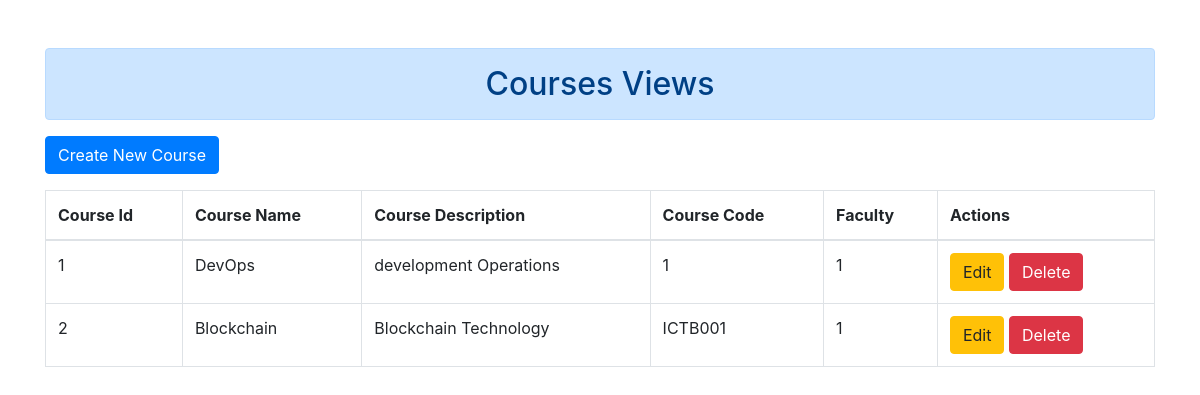
Page /backend/courses_form/view_course.php on the committed database.
### tables this page shows
CREATE TABLE `courses` (
  `course_id` int(11) NOT NULL,
  `course_name` varchar(100) NOT NULL,
  `course_description` text,
  `course_code` varchar(20) NOT NULL,
  `faculty_id` int(11) DEFAULT NULL
);

### backend/courses_form/view_course.php (the view, shortened to what this page needs)
<?php
include 'db_connection.php';
$results_per_page = 5;
if (!isset($_GET['page'])) {
    $page = 1;
} else {
    $page = $_GET['page'];
}
$start_from = ($page-1) * $results_per_page;
$sql = "SELECT * FROM courses LIMIT $start_from, $results_per_page";
$result = $conn->query($sql);
?>
<!DOCTYPE html>
<html lang="en">
<head>
    <link href="https://stackpath.bootstrapcdn.com/bootstrap/4.5.2/css/bootstrap.min.css" rel="stylesheet">
</head>
<body>
    <div class="container mt-5">
        <h2 class="alert alert-primary p-3 text-center">Courses Views</h2>
        <a href="insert_course.php" class="btn btn-primary mb-3">Create New Course</a>
        <table class="table table-bordered">
            <thead>
                <tr>
                    <th>Course Id</th>
                    <th>Course Name</th>
                    <th>Course Description</th>
                    <th>Course Code</th>
                    <th>Faculty</th>
                    <th>Actions</th>
                </tr>
            </thead>
            <tbody>
                <?php
                $i12 = $start_from + 1;
                if ($result->num_rows > 0) {
                    while($row = $result->fetch_assoc()) {
                        echo "<tr>
                            <td>$i12</td>
                            <td>{$row['course_name']}</td>
                            <td>{$row['course_description']}</td>
                            <td>{$row['course_code']}</td>
                            <td>{$row['faculty_id']}</td>
                            <td>
                                <a href='update_course.php?course_id={$row['course_id']}' class='btn btn-warning'>Edit</a>
                                <a href='delete_course.php?course_id={$row['course_id']}' class='btn btn-danger'>Delete</a>
                            </td>
                        </tr>";
                        $i12++;
                    }
                } else {
                    echo "<tr><td colspan='6'>No courses found</td></tr>";
                }
                ?>
            </tbody>
        </table>
    </div>
</body>
</html>

### rows in the picture
courses: course_name "DevOps", course_description "development Operations", course_code "1", faculty "1"
courses: course_name "Blockchain", course_description "Blockchain Technology", course_code "ICTB001", faculty "1"
